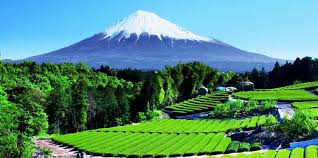
#> input picture Tugas5-JawabanUAS1,2,3,4/gambar2.png, 318 x 158 px
$ python 3_ohlander.py
#> lines starting #> are read from the running program, lines starting #| are printed output that depends on the picture; after the words box and inside, x2 and y2 are one past the last pixel; in counts of white or black regions, pixels touching at a corner belong together
#> further down, input_image is the input picture: shape (158, 318, 3); mean B, G, R 123.2, 139.5, 85.7
import cv2
import numpy as np
# Fungsi untuk melakukan segmentasi menggunakan metode Ohlander's Recursive Histogram-Based Clustering
def ohlander_clustering(image, threshold):
#> called with threshold = 0.7
    if len(image.shape) > 2:
        gray_image = cv2.cvtColor(image, cv2.COLOR_BGR2GRAY)
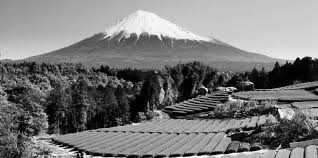
#> gray_image: shape (158, 318); min 0, max 254, mean 121.5
    else:
        gray_image = image.copy()
    # Mendapatkan histogram dari gambar
    hist = cv2.calcHist([gray_image], [0], None, [256], [0, 256])
#> hist = 256 values, max 809 at index 198, min 0 at index 255, mean 196.3

    # Mencari nilai untuk clustering
    split_value = 0
    max_val = np.max(hist)
#> max_val = 809
    for i in range(255, 0, -1):
        if hist[i] > threshold * max_val:
            split_value = i
            break

    # Segmentasi gambar
    segmented_image = np.zeros_like(gray_image)
    segmented_image[gray_image >= split_value] = 255

    return segmented_image

input_image = cv2.imread('gambar2.png')
threshold_value = 0.7

segmented_image = ohlander_clustering(input_image, threshold_value)
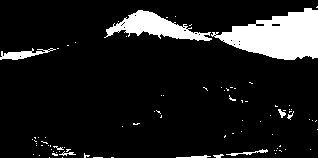
#> segmented_image: shape (158, 318); 11.2% white; 86 white regions (76 under 20 px), largest, box (x1, y1, x2, y2) and area: (211, 8, 318, 60) 3387, (104, 10, 212, 41) 1465, (0, 48, 56, 60) 286
cv2.imshow('Original Image', input_image)
cv2.imshow('Segmented Image', segmented_image)
cv2.waitKey(0)
cv2.destroyAllWindows()

$ run again, with Tugas5-JawabanUAS1,2,3,4/gambar3.png copied over Tugas5-JawabanUAS1,2,3,4/gambar2.png
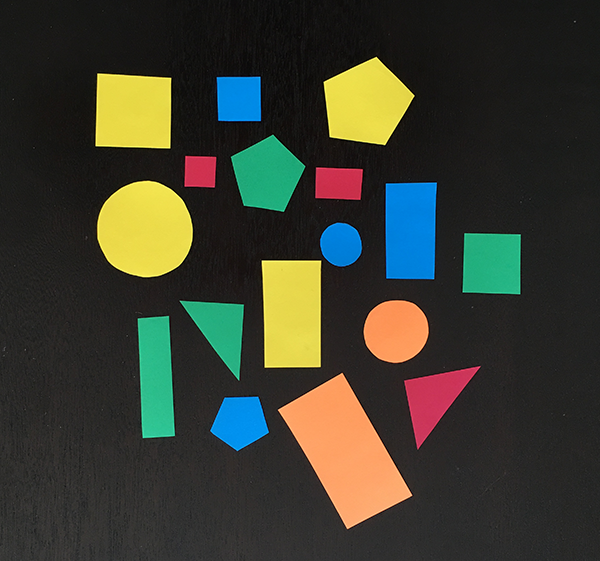
#> input picture Tugas5-JawabanUAS1,2,3,4/gambar3.png, 600 x 561 px
#> input_image is the input picture: shape (561, 600, 3); mean B, G, R 47.5, 60.1, 58.4
#> in ohlander_clustering, `gray_image = cv2.cvtColor(image, cv2.COLOR_BGR2GRAY)`:
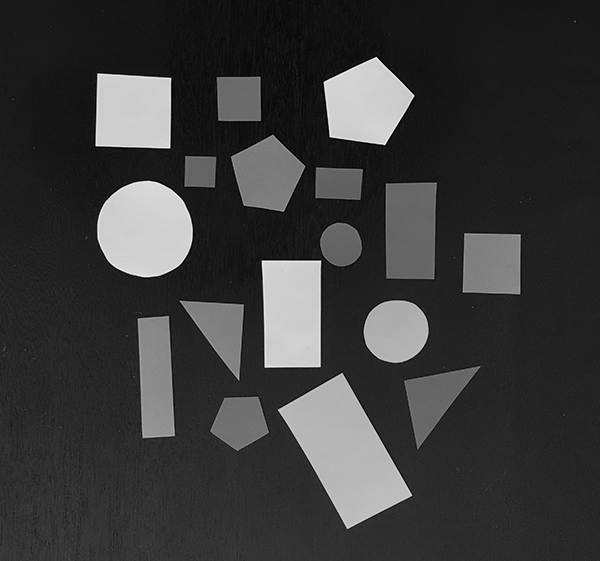
#> gray_image: shape (561, 600); min 0, max 243, mean 58.1
#> hist = 256 values, max 11872 at index 23, min 0 at index 242, mean 1314.8
#> max_val = 11872
#> `segmented_image = ohlander_clustering(input_image, threshold_value)`:
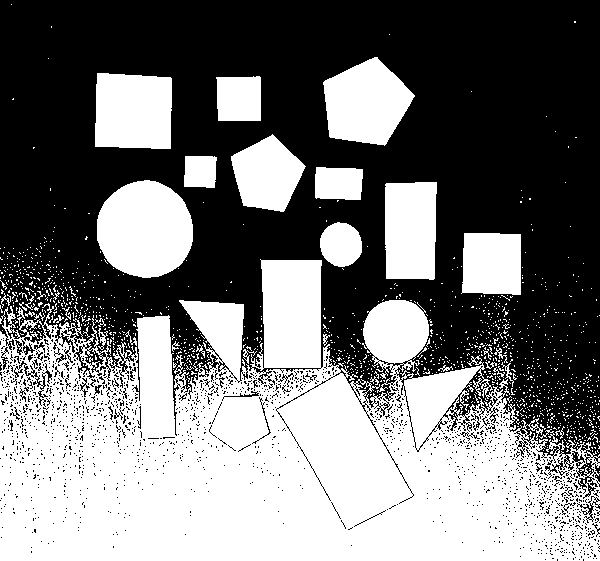
#> segmented_image: shape (561, 600); 46.5% white; 1238 white regions (1201 under 20 px), largest, box (x1, y1, x2, y2) and area: (0, 259, 600, 561) 116167, (97, 180, 193, 278) 7398, (323, 57, 415, 146) 5608

$ run again, with Tugas5-JawabanUAS1,2,3,4/tmp.png copied over Tugas5-JawabanUAS1,2,3,4/gambar2.png
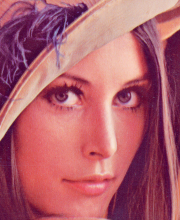
#> input picture Tugas5-JawabanUAS1,2,3,4/tmp.png, 180 x 220 px
#> input_image is the input picture: shape (220, 180, 3); mean B, G, R 109.2, 95.7, 176.9
#> in ohlander_clustering, `gray_image = cv2.cvtColor(image, cv2.COLOR_BGR2GRAY)`:
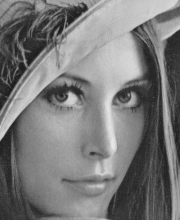
#> gray_image: shape (220, 180); min 26, max 232, mean 121.5
#> hist = 256 values, max 435 at index 47, min 0 at index 0, mean 154.7
#> max_val = 435
#> `segmented_image = ohlander_clustering(input_image, threshold_value)`:
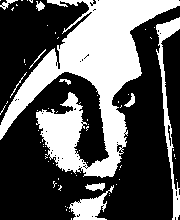
#> segmented_image: shape (220, 180); 35.8% white; 69 white regions (59 under 20 px), largest, box (x1, y1, x2, y2) and area: (0, 0, 180, 178) 11877, (156, 17, 180, 220) 1126, (69, 185, 114, 220) 657
